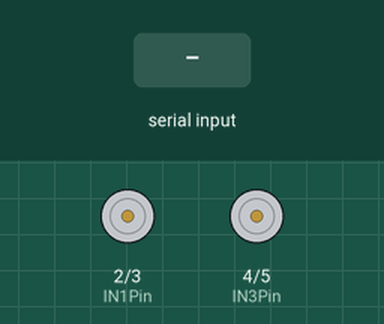
This sketch was run on a simulated Arduino Uno, built with avr-gcc and run on an emulated ATmega328P. Parts: motor-driver pin pairs drawn as motors (green arrow = first pin HIGH = forward, orange = second pin HIGH = backward, longer = more drive, scaled by the enable pin). Inputs (shaded band) come from the test bench.

Above: at 1.2 s.
1.3 s: "Y" received over Serial
At 2.3 s:
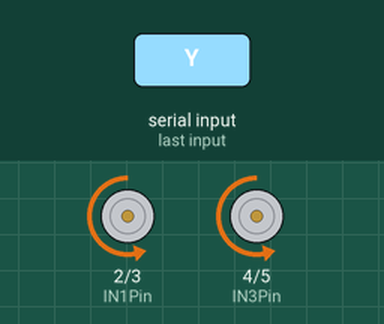
2.8 s: "S" received over Serial
At 3.4 s:
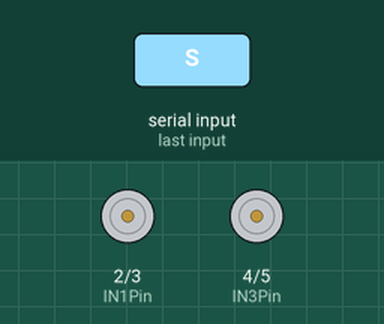
4.3 s: "G" received over Serial
At 4.6 s:
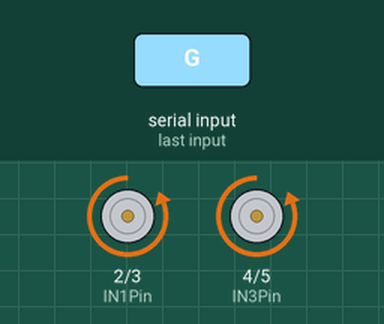
5.8 s: "R" received over Serial
At 6.3 s:
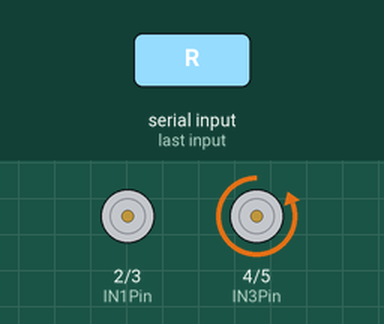
8.0 s: "L" received over Serial
At 8.5 s:
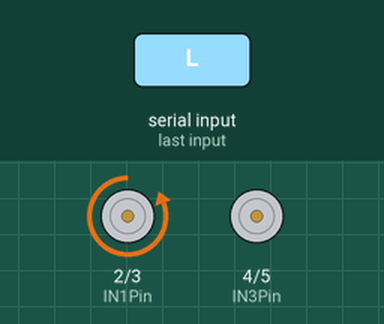
10.2 s: "S" received over Serial
At 11.4 s:
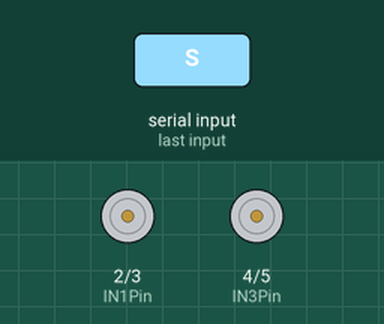
Timing chart, 0 to 12.7 s (numbered marks = the images above; inputs shaded):
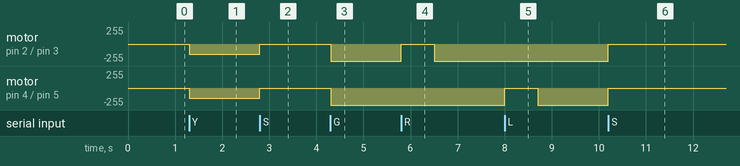

The sketch:

motor.ino
```cpp
int IN1Pin = 2;
int IN2Pin = 3; //2,3번 핀은 좌측 모터를 제어하는 핀
int IN3Pin = 4;
int IN4Pin = 5; //4,5번 핀은 우측 모터를 제어하는 핀

int ENAPin = 10;
int ENBPin = 11;

int incomingByte;  // 시리얼 통신을 통해 받은 데이터 저장 배열

void setup() {
  Serial.begin(9600);   // 시리얼 통신 속도 설정
  pinMode(IN1Pin, OUTPUT);
  pinMode(IN2Pin, OUTPUT);
  pinMode(IN3Pin, OUTPUT);
  pinMode(IN4Pin, OUTPUT);
  analogWrite(ENAPin, 0);
  analogWrite(ENBPin, 0);

}

void driveForward() {
  analogWrite(ENAPin, 255);
  analogWrite(ENBPin, 255);
  digitalWrite(IN1Pin, LOW);
  digitalWrite(IN2Pin, HIGH);
  digitalWrite(IN3Pin, LOW);
  digitalWrite(IN4Pin, HIGH);
}

void turnLeft() {
  stopMotors();
  digitalWrite(IN1Pin, LOW);
  digitalWrite(IN2Pin, HIGH);
  delay(700);
  stopMotors();
}

void turnRight() {
  stopMotors();
  digitalWrite(IN3Pin, LOW);
  digitalWrite(IN4Pin, HIGH);
  delay(700);
  stopMotors();
}

void SlowForward() {
  digitalWrite(IN1Pin, LOW);
  digitalWrite(IN2Pin, HIGH);
  digitalWrite(IN3Pin, LOW);
  digitalWrite(IN4Pin, HIGH);
  analogWrite(ENAPin, 150);
  analogWrite(ENBPin, 150);
}

void stopMotors() {
  digitalWrite(IN1Pin, LOW);
  digitalWrite(IN2Pin, LOW);
  digitalWrite(IN3Pin, LOW);
  digitalWrite(IN4Pin, LOW);

}

void startMotors(){
  driveForward();
}

void loop() {


  if (Serial.available() > 0) {
    incomingByte = Serial.read();


    if (incomingByte == 'S') {
      stopMotors();
    } else if (incomingByte == 'Y') {
      SlowForward();
    } else if (incomingByte == 'G') {
      driveForward();
    } else if (incomingByte == 'R') {
      turnRight();
      startMotors();
    } else if (incomingByte == 'L') {
      turnLeft();
      startMotors();
  }
}
}
```

Measured:
- after the input at 1.3 s, motor on pin 2 (IN1Pin) / pin 3 (IN2Pin), motor on pin 4 (IN3Pin) / pin 5 (IN4Pin): stopped → backward 150/255 at once
- after the input at 2.8 s, motor on pin 2 (IN1Pin) / pin 3 (IN2Pin), motor on pin 4 (IN3Pin) / pin 5 (IN4Pin): backward 150/255 → stopped at once
- after the input at 4.3 s, motor on pin 2 (IN1Pin) / pin 3 (IN2Pin), motor on pin 4 (IN3Pin) / pin 5 (IN4Pin): stopped → backward 255/255 at once
- after the input at 5.8 s, motor on pin 2 (IN1Pin) / pin 3 (IN2Pin): backward 255/255 → stopped at once, → backward 255/255 0.70 s later
- after the input at 8.0 s, motor on pin 4 (IN3Pin) / pin 5 (IN4Pin): backward 255/255 → stopped at once, → backward 255/255 0.70 s later
- after the input at 10.2 s, motor on pin 2 (IN1Pin) / pin 3 (IN2Pin), motor on pin 4 (IN3Pin) / pin 5 (IN4Pin): backward 255/255 → stopped at once
